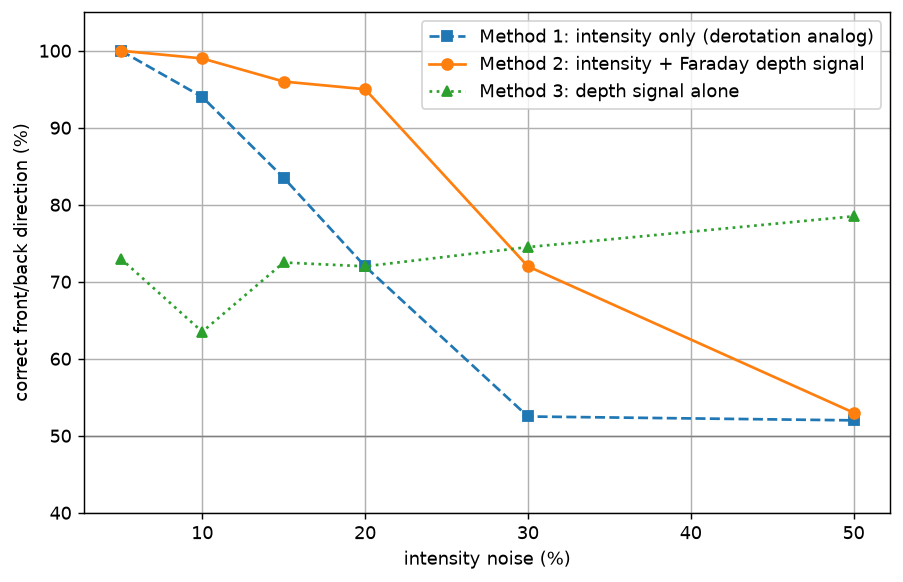

Source code (Python):
import numpy as np
import matplotlib
matplotlib.use('Agg')
import matplotlib.pyplot as plt

tab = np.load('obs_table.npz')
obs = np.load('observation.npz')

OMEGA = 1.0/8.0**1.5
SIGMA_DCHI = np.radians(1.5)
NBOOT = 200
SIGMAS_I = [0.05, 0.10, 0.15, 0.20, 0.30, 0.50]

def wrap_diff(d):
    return (d + np.pi/2) % np.pi - np.pi/2
def ext(c):
    return np.append(c, c[0])

phis_e = np.append(tab['phis'], tab['phis'][0] + 2*np.pi)
I_e = ext(tab['I'])
Q230_e, U230_e = ext(tab['Q230']), ext(tab['U230'])
Q213_e, U213_e = ext(tab['Q213']), ext(tab['U213'])

t = obs['t']
I_clean, dchi_clean = obs['I_clean'], obs['dchi_clean']
s_true, phi0_true = int(obs['s_true']), float(obs['phi0_true'])

phi0_grid = np.linspace(0, 2*np.pi, 128, endpoint=False)
models = {}
for s in [1, -1]:
    for phi0 in phi0_grid:
        phi = (s*OMEGA*t + phi0) % (2*np.pi)
        I_m = np.interp(phi, phis_e, I_e)
        dchi_m = wrap_diff(0.5*np.arctan2(np.interp(phi, phis_e, U213_e),
                                          np.interp(phi, phis_e, Q213_e))
                         - 0.5*np.arctan2(np.interp(phi, phis_e, U230_e),
                                          np.interp(phi, phis_e, Q230_e)))
        models[(s, phi0)] = (I_m, dchi_m)

def run_fit(I_d, dchi_d, sig_I, use_I, use_dchi):
    best, chi2_s = None, {1: np.inf, -1: np.inf}
    for (s, phi0), (I_m, dchi_m) in models.items():
        chi2 = 0.0
        if use_I:
            F = np.sum(I_d*I_m)/np.sum(I_m**2)
            chi2 += np.sum(((I_d - F*I_m)/(sig_I*I_d))**2)
        if use_dchi:
            chi2 += np.sum((wrap_diff(dchi_d - dchi_m)/SIGMA_DCHI)**2)
        chi2_s[s] = min(chi2_s[s], chi2)
        if best is None or chi2 < best[0]:
            best = (chi2, s)
    return (best[1] == s_true), abs(chi2_s[1] - chi2_s[-1])

rng = np.random.default_rng(11)
curves = {1: [], 2: [], 3: []}
gaps = {1: [], 2: [], 3: []}
for sig_I in SIGMAS_I:
    ok = {1: 0, 2: 0, 3: 0}; g = {1: [], 2: [], 3: []}
    for b in range(NBOOT):
        I_d = I_clean*(1 + sig_I*rng.standard_normal(len(t)))
        dchi_d = dchi_clean + np.radians(np.sqrt(2)*1.0)*rng.standard_normal(len(t))
        for m, (uI, ud) in {1: (True, False), 2: (True, True), 3: (False, True)}.items():
            c, gap = run_fit(I_d, dchi_d, sig_I, uI, ud)
            ok[m] += c; g[m].append(gap)
    for m in [1, 2, 3]:
        curves[m].append(100.0*ok[m]/NBOOT)
        gaps[m].append(np.median(g[m]))
    print(f"sigma_I={sig_I:.2f}:  M1 {curves[1][-1]:5.1f}%  M2 {curves[2][-1]:5.1f}%  "
          f"M3 {curves[3][-1]:5.1f}%   (median dchi2: {gaps[1][-1]:.1f} / {gaps[2][-1]:.1f} / {gaps[3][-1]:.1f})")

i_big = SIGMAS_I.index(0.30)
p1 = curves[2][i_big] >= 90.0
p2 = curves[1][i_big] <= 80.0
print("\ncheck (M2 >= 90% at 30% intensity noise):", "PASS" if p1 else "FAIL")
print("check (M1 <= 80% at 30% intensity noise):", "PASS" if p2 else "FAIL")
print("OVERALL:", "PASS" if (p1 and p2) else "FAIL")

plt.figure(figsize=(8, 5))
labels = {1: 'Method 1: intensity only (derotation analog)',
          2: 'Method 2: intensity + Faraday depth signal',
          3: 'Method 3: depth signal alone'}
for m, style in [(1, 's--'), (2, 'o-'), (3, '^:')]:
    plt.plot(100*np.array(SIGMAS_I), curves[m], style, label=labels[m])
plt.axhline(50, color='gray', lw=0.8)
plt.xlabel('intensity noise (%)'); plt.ylabel('correct front/back direction (%)')
plt.ylim(40, 105); plt.legend(); plt.grid(True)
plt.savefig('depth_sweep.png', dpi=130, bbox_inches='tight')
print("saved depth_sweep.png")
